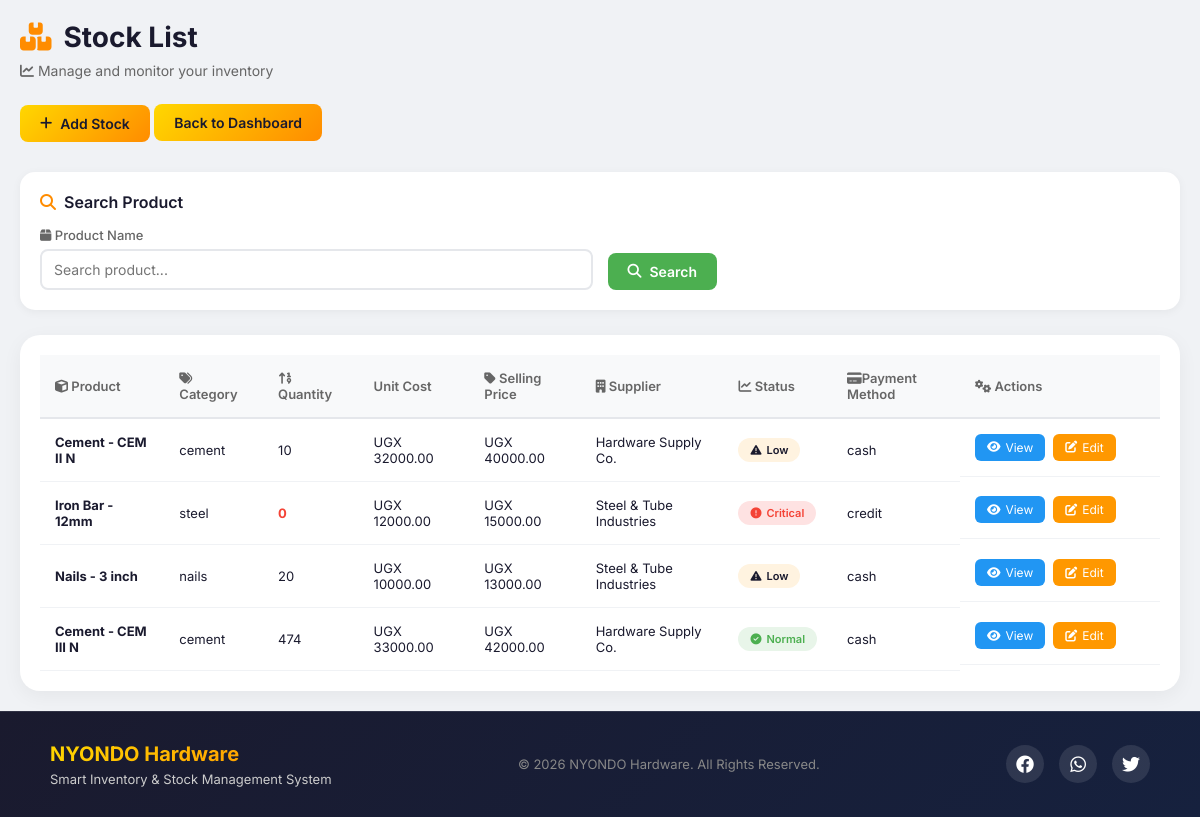
Page /stock/ on the earlier database version.
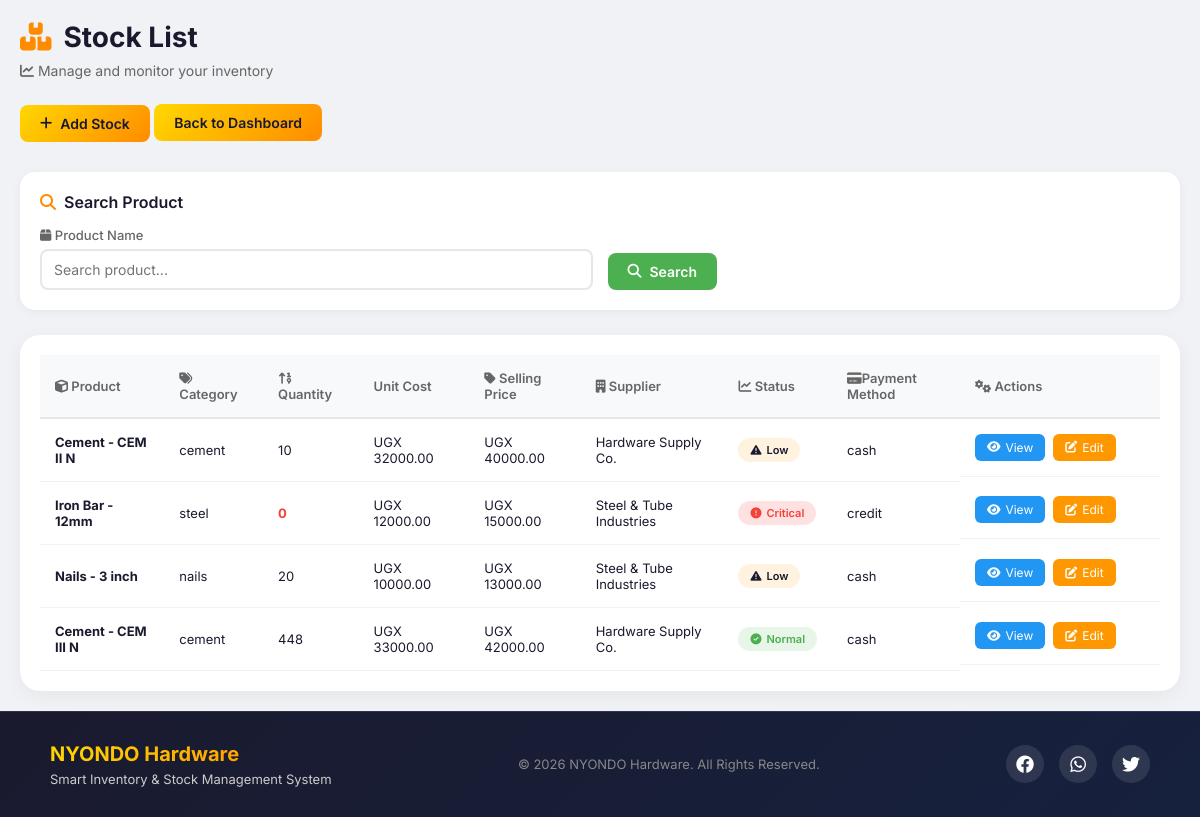
Same page on the later database version.
### web/models.py (models this page shows, shortened)
class Stock(models.Model):
    CATEGORY_CHOICES = [
        ('cement', 'Cement'),
        ('steel', 'Steel / Iron Bars'),
        ('nails', 'Nails'),
        ('hardware', 'Hardware'),
        ('roofing', 'Roofing'),
    ]
    STATUS_CHOICES = [
        ('critical', 'Critical - Below 10 units'),
        ('low', 'Low Stock - Below 30 units'),
        ('normal', 'Normal Stock'),
        ('overstock', 'Overstock'),
    ]
    PAYMENT_METHOD_CHOICES = [
        ('cash', 'Cash'),
        ('bank_transfer', 'Bank Transfer'),
        ('credit', 'Credit (Pay Later)'),
        ('cheque', 'Cheque'),
        ('mobile_money', 'Mobile Money'),
    ]
    UNIT_CHOICES = [
        ('pcs', 'Pieces'),
        ('kg', 'Kilograms'),
        ('bags', 'Bags'),
    ]
    product_name = models.CharField(max_length=50)
    category = models.CharField(
        max_length=60,
        choices=CATEGORY_CHOICES
    )
    description = models.TextField(
        blank=True,
        null=True
    )
    quantity = models.IntegerField(
        default=0,
        validators=[MinValueValidator(0)]
    )
    minimum_stock_level = models.IntegerField(
        default=10,
        validators=[MinValueValidator(0)]
    )
    maximum_stock_level = models.IntegerField(
        default=500,
        validators=[MinValueValidator(0)]
    )
    reorder_quantity = models.IntegerField(
        default=50,
        validators=[MinValueValidator(0)]
    )
    unit = models.CharField(
        max_length=10,
        choices=UNIT_CHOICES,
        default='pcs'
    )
    unit_cost = models.DecimalField(
        max_digits=12,
        decimal_places=2,
        validators=[MinValueValidator(Decimal('0.01'))]
    )
    selling_price = models.DecimalField(
        max_digits=12,
        decimal_places=2,
        validators=[MinValueValidator(Decimal('0.01'))]
    )
    received_date = models.DateField(auto_now_add=True)
    supplier = models.ForeignKey(
        Supplier,
        on_delete=models.SET_NULL,
        null=True
    )
    payment_method = models.CharField(
        max_length=20,
        choices=PAYMENT_METHOD_CHOICES,
        default='cash'
    )
    credit_due_date = models.DateField(
        blank=True,
        null=True
    )
    is_paid = models.BooleanField(default=False)
    status = models.CharField(
        max_length=20,
        choices=STATUS_CHOICES,
        default='normal'
    )
    notes = models.TextField(
        blank=True,
        null=True
    )

class Supplier(models.Model):
    name = models.CharField(max_length=50)
    email = models.EmailField(max_length=255)
    address = models.TextField()
    contact = models.CharField(max_length=20)
    def __str__(self):
        return self.name

### web/views.py (the view)
# urls.py: path('stock/', views.stock_list, name="stock_list"),
def stock_list(request):
    all_stocks = Stock.objects.all()
    search_query = request.GET.get("q")
    if search_query:
        all_stocks = all_stocks.filter(
            product_name__icontains=search_query
        )
    context = {
        "stocks": all_stocks
    }
    return render(request, "stock_list.html", context)

### web/templates/stock_list.html (shortened to what this page needs)
<!doctype html>
<html lang="en">
  <head>
    <link
      rel="stylesheet"
      href="https://cdnjs.cloudflare.com/ajax/libs/font-awesome/6.4.0/css/all.min.css"
    />
  </head>
  <body>
    <div class="container">
      <div class="page-header">
        <h2><i class="fas fa-boxes"></i> Stock List</h2>
        <p>
          <i class="fas fa-chart-line"></i> Manage and monitor your inventory
        </p>
      </div>
      <a href="{% url 'add_stock' %}" class="btn btn-primary mb-3">
        <i class="fas fa-plus"></i> Add Stock
      </a>
      <a href="{% url 'stock_dashboard'  %}" class="btn btn-primary" mb-3>
        Back to Dashboard
      </a>
<div class="filter-section">
  <div class="filter-title">
    <i class="fas fa-search"></i> Search Product
  </div>
  <form method="GET" class="filter-row">
    <div class="filter-group">
      <label>
        <i class="fas fa-box"></i> Product Name
      </label>
      <input
        type="text"
        name="q"
        class="form-control"
        placeholder="Search product..."
        value="{{ request.GET.q }}"
      />
    </div>
    <div class="filter-actions">
      <button type="submit" class="btn btn-success">
        <i class="fas fa-search"></i> Search
      </button>
    </div>
  </form>
</div>
      <div class="table-wrapper">
        <table class="stock-table">
          <thead>
            <tr>
              <th><i class="fas fa-cube"></i> Product</th>
              <th><i class="fas fa-tags"></i> Category</th>
              <th><i class="fas fa-sort-numeric-up"></i> Quantity</th>
              <th> Unit Cost</th>
              <th><i class="fas fa-tag"></i> Selling Price</th>
              <th><i class="fas fa-building"></i> Supplier</th>
              <th><i class="fas fa-chart-line"></i> Status</th>
              <th><i class="fas fa-credit-card"></i>Payment Method</th>
              <th><i class="fas fa-cogs"></i> Actions</th>
            </tr>
          </thead>
          <tbody>
            {% for item in stocks %}
            <tr>
              <td><strong>{{ item.product_name }}</strong></td>
              <td>{{ item.category }}</td>
              <td
                class="{% if item.quantity < 10 %}text-danger fw-bold{% endif %}"
              >
                {{ item.quantity }}
              </td>
              <td>UGX {{ item.unit_cost }}</td>
              <td>UGX {{ item.selling_price }}</td>
              <td>{{ item.supplier }}</td>
              <td>
                {% if item.quantity < 10 %}
                <p>
                  <span class="badge bg-danger"
                    ><i class="fas fa-exclamation-circle"></i> Critical</span
                  >
                </p>
                {% elif item.quantity < 30 %}
                <p>
                  <span class="badge bg-warning text-dark"
                    ><i class="fas fa-exclamation-triangle"></i> Low</span
                  >
                </p>
                {% elif item.quantity > maximum_stock_level %}
                <span class="badge bg-info"
                  ><i class="fas fa-chart-line"></i> Overstock</span
                >
                {% else %}
                <span class="badge bg-success"
                  ><i class="fas fa-check-circle"></i> Normal</span
                >
                {% endif %}
              </td>
              <td>{{ item.payment_method }}</td>
              <td class="action-buttons" style="width: 200px;">
                <a
                  href="{% url 'stock_details' item.id %}"
                  class="btn-sm btn-info"
                >
                  <i class="fas fa-eye"></i> View
                </a>
                <a
                  href="{% url 'edit_stock' item.id %}"
                  class="btn-sm btn-warning"
                >
                  <i class="fas fa-edit"></i> Edit
                </a>
              </td>
            </tr>
            {% endfor %}
          </tbody>
        </table>
      </div>
    </div>
    {% include 'footer.html' %}
  </body>
</html>

Differences in the rows shown:
changed Stock "Cement - CEM III N": quantity "474" → "448"
